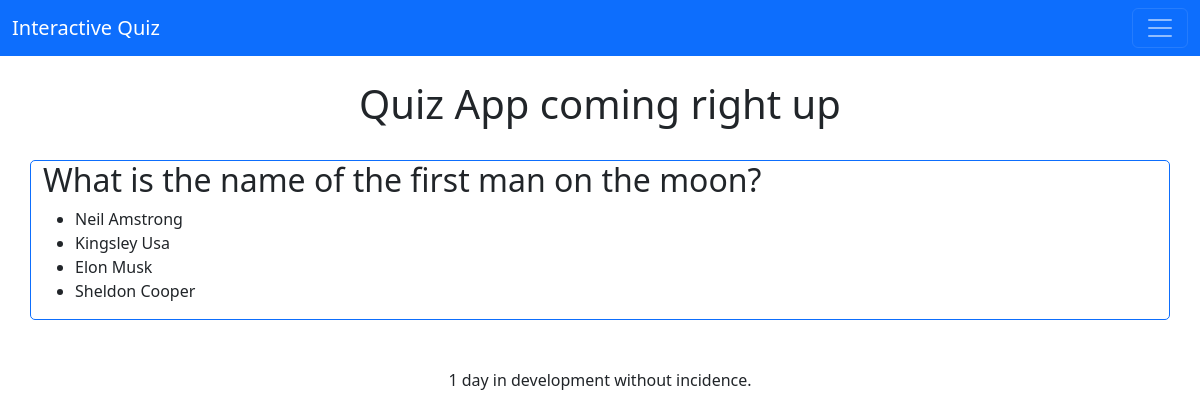
Before: / with the older database file.
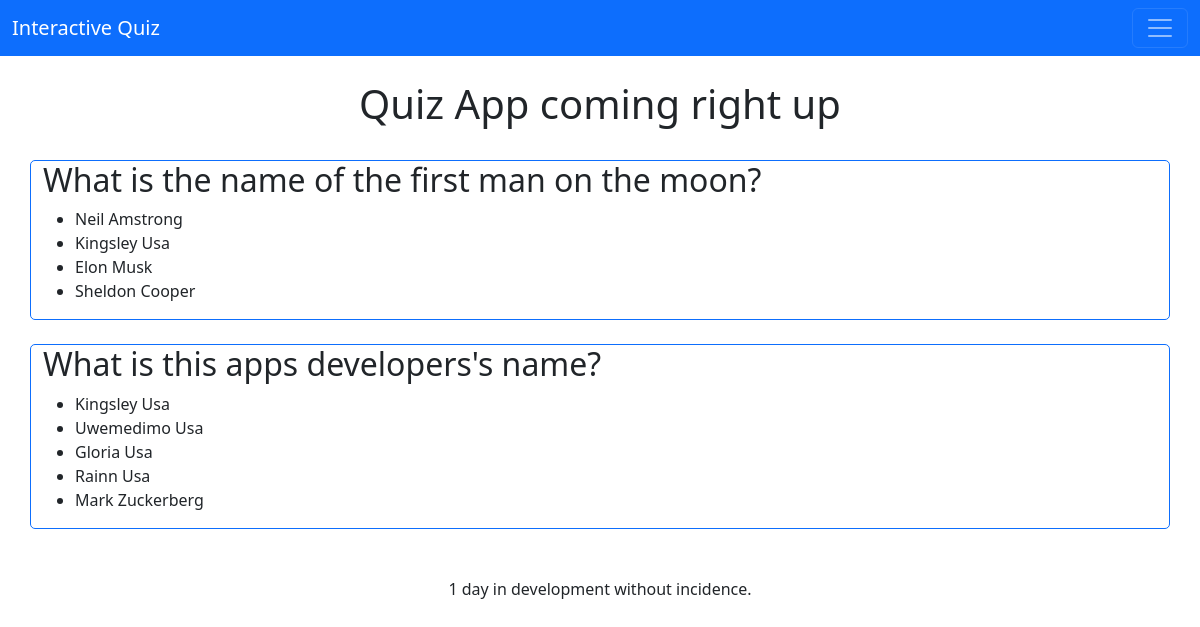
After: the same page with the newer database file.
### quiz/models.py (models this page shows, shortened)
class Quiz(models.Model):
    question = models.CharField(max_length=200)
    answer = models.CharField(max_length=200)
    topic = models.CharField(max_length=200)
    difficulty = models.CharField(max_length=200)

class Option(models.Model):
    option_text = models.CharField(max_length=200)
    quiz = models.ForeignKey(Quiz, related_name='options', on_delete=models.CASCADE)

### quiz/views.py (the view)
# urls.py: 2. Add a URL to urlpatterns:  path('', views.home, name='home')
def home(request):
    quiz_list = Quiz.objects.all()
    startDevDate = datetime(2024, 8, 22)
    todaysDate = datetime.now()
    daysDeveloped = (todaysDate - startDevDate).days
    days = "days"
    if daysDeveloped <= 1:
        days = "day"
    return render(request, 'quiz/home.html', {
        "daysDeveloped": daysDeveloped,
        "days": days,
        "quiz_list": quiz_list
    })

### quiz/templates/quiz/home.html (shortened to what this page needs)
{% extends 'quiz/base.html' %}
{% block content %}
<center>
<h1>Quiz App coming right up</h1>
<br/>
</center>
{% for quiz in quiz_list %}
<div class="container-sm quiz-container">
    <h2>{{ quiz.question }}</h2>
    <ul>
        {% for option in quiz.options.all %}
        <li>{{ option.option_text }}</li>
        {% endfor %}
    </ul>
</div>
<br/>
{% endfor %}
<center>
    <br/>
    <p> {{ daysDeveloped }} {{ days }} in development without incidence.</p>
</center>
{% endblock %}

### quiz/templates/quiz/base.html (shortened to what this page needs)
<!doctype html>
<html lang="en">
  <head>
    <link href="https://cdn.jsdelivr.net/npm/bootstrap@5.3.3/dist/css/bootstrap.min.css" rel="stylesheet">
    {% include 'quiz/navbar.html' %}
  </head>
  <body>
    <br/>
    {% block content %}
    {% endblock %}
  </body>
</html>

### quiz/templates/quiz/navbar.html (shortened to what this page needs)
<nav class="navbar bg-primary" data-bs-theme="dark">
    <div class="container-fluid">
      <a class="navbar-brand" href="{% url 'home' %}">Interactive Quiz</a>
      <button class="navbar-toggler" type="button" data-bs-toggle="collapse" data-bs-target="#navbarSupportedContent" aria-controls="navbarSupportedContent" aria-expanded="false" aria-label="Toggle navigation">
        <span class="navbar-toggler-icon"></span>
      </button>
    </div>
  </nav>

### quiz/templates/quiz/home.html (style rules this page uses)
.quiz-container { border: 1px solid #0d6efd; box-sizing: border-box; width: 100%; border-radius: 5px; }

Changed rows visible on the page:
added Quiz: question "What is this apps developers's name?"
added Option: option_text "Kingsley Usa", shown under "What is this apps developers's name?"
added Option: option_text "Uwemedimo Usa", shown under "What is this apps developers's name?"
added Option: option_text "Gloria Usa", shown under "What is this apps developers's name?"
added Option: option_text "Rainn Usa", shown under "What is this apps developers's name?"
added Option: option_text "Mark Zuckerberg", shown under "What is this apps developers's name?"
